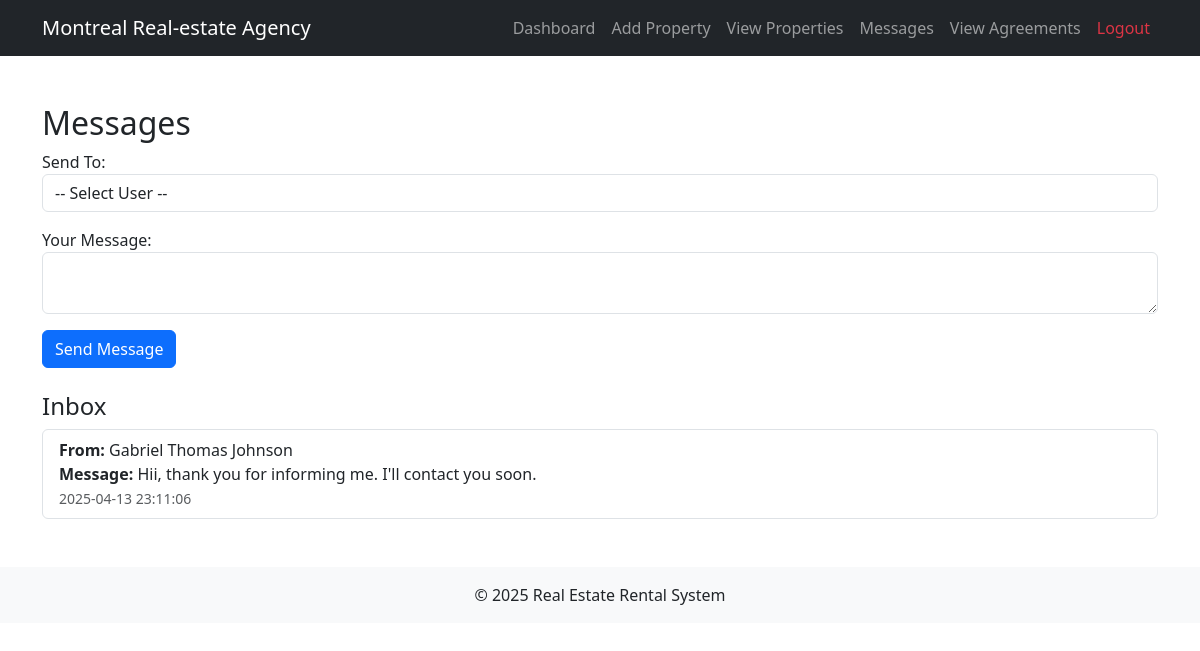
/pages/messages.php (signed in), run on the app's committed database.
### tables this page shows
CREATE TABLE IF NOT EXISTS `messages` (
  `id` int NOT NULL AUTO_INCREMENT,
  `sender_id` int DEFAULT NULL,
  `receiver_id` int DEFAULT NULL,
  `message` text,
  `sent_at` timestamp NOT NULL DEFAULT CURRENT_TIMESTAMP,
  PRIMARY KEY (`id`),
  KEY `sender_id` (`sender_id`),
  KEY `receiver_id` (`receiver_id`)
);

CREATE TABLE IF NOT EXISTS `users` (
  `id` int NOT NULL AUTO_INCREMENT,
  `name` varchar(100) DEFAULT NULL,
  `email` varchar(100) DEFAULT NULL,
  `password` varchar(255) DEFAULT NULL,
  `role` enum('owner','tenant','agent') DEFAULT 'tenant',
  PRIMARY KEY (`id`),
  UNIQUE KEY `email` (`email`)
);

### pages/messages.php (the view, shortened to what this page needs)
<?php
require_once "../config/db.php";
$user_id = $_SESSION['user_id'];
$receivedStmt = $conn->prepare("SELECT m.*, u.name AS sender_name FROM messages m JOIN users u ON m.sender_id = u.id WHERE m.receiver_id = ? ORDER BY m.sent_at DESC");
$receivedStmt->execute([$user_id]);
$receivedMessages = $receivedStmt->fetchAll(PDO::FETCH_ASSOC);
?>
<?php include("../includes/header.php"); ?>
<div class="container mt-5">
    <h2>Messages</h2>
    <form method="post" class="mb-4">
        <div class="mb-3">
            <label>Send To:</label>
            <select name="receiver_id" class="form-control" required>
                <option value="">-- Select User --</option>
            </select>
        </div>
        <div class="mb-3">
            <label>Your Message:</label>
            <textarea name="message" class="form-control" required></textarea>
        </div>
        <button type="submit" class="btn btn-primary">Send Message</button>
    </form>
    <h4>Inbox</h4>
    <?php if (empty($receivedMessages)): ?>
        <p>No messages received yet.</p>
    <?php else: ?>
        <ul class="list-group">
            <?php foreach ($receivedMessages as $msg): ?>
                <li class="list-group-item">
                    <strong>From:</strong> <?= htmlspecialchars($msg['sender_name']) ?><br>
                    <strong>Message:</strong> <?= htmlspecialchars($msg['message']) ?><br>
                    <small class="text-muted"><?= $msg['sent_at'] ?></small>
                </li>
            <?php endforeach; ?>
        </ul>
    <?php endif; ?>
</div>
<?php include("../includes/footer.php"); ?>

### data on the page
messages: sender.name "Gabriel Thomas Johnson", message "Hii, thank you for informing me. I'll contact you soon.", sent_at "2025-04-13 23:11:06"
